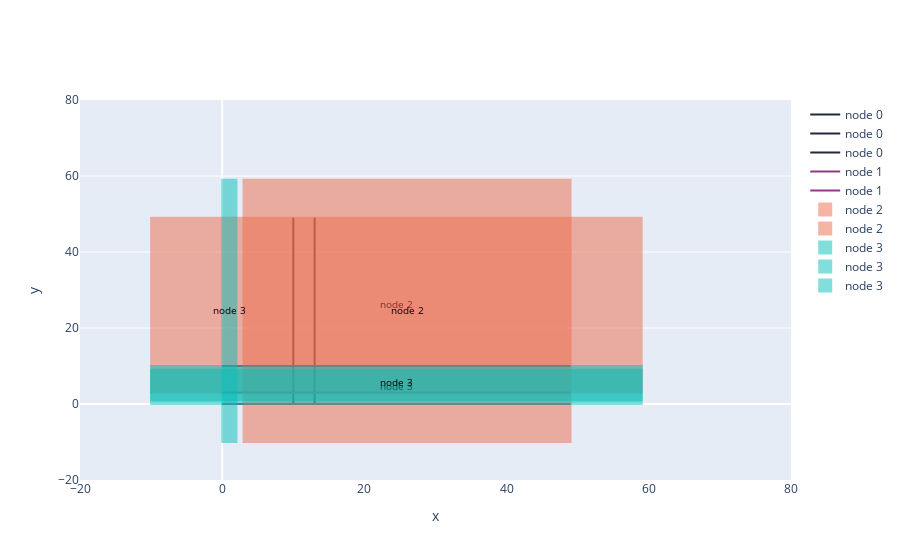

Here is the notebook cell this chart was saved with:
### Code cell
fig = go.Figure()
for ix, node in enumerate(s.graph.nodes):
    print(f"node {ix}")
    
    for face in s.graph.nodes[ix]["props"].faces.face_list:
        face.get_face_sols()
        face.create_viz_data()
        color = COLORWAY[ix]

        # print(face.viz_data)
        if face.viz_data and not face.orig_sols:
            if face.viz_type=="shape": # TODO make enum 
                print("shape")
                fig.add_shape(
                    face.viz_data,
                    showlegend=True,
                    type="rect",
                    line=dict(color=color),
                    fillcolor=color,
                    opacity=0.5,
                    name=f"node {ix}",
                    label=dict(
                        text=f"node {ix}",
                        # textposition="end",
                        font=dict(size=10, color="Black"),
                        # yanchor="top",
                ),
                    
                )
            elif face.viz_type == "lines":
                print("line")
                fig.add_trace(go.Scatter(face.viz_data, mode='lines', name=f"node {ix}", line=dict(color=color),)), 

fig.update_layout(xaxis_title='x',
                  yaxis_title='y',)

fig.update_xaxes(range=[-20, 80], showgrid=False)
fig.update_yaxes(range=[-20, 80])

### Figure 1 — Plotly figure (JSON) as saved in the notebook; plotly's stock layout.template omitted (floating-point values rounded to 4 significant figures)
{"data": [{"line": {"color": "#25283d"}, "mode": "lines", "name": "node 0", "type": "scatter", "x": [0, 1, 2, 3, 4, 5, 6, 7, 8, 9, 10, 11, 12, 13, 14, 15, 16, 17, 18, 19, 20, 21, 22, 23, 24, 25, 26, 27, 28, 29, 30, 31, 32, 33, 34, 35, 36, 37, 38, 39, 40, 41, 42, 43, 44, 45, 46, 47, 48, 49], "y": [10, 10, 10, 10, 10, 10, 10, 10, 10, 10, 10, 10, 10, 10, 10, 10, 10, 10, 10, 10, 10, 10, 10, 10, 10, 10, 10, 10, 10, 10, 10, 10, 10, 10, 10, 10, 10, 10, 10, 10, 10, 10, 10, 10, 10, 10, 10, 10, 10, 10]}, {"line": {"color": "#25283d"}, "mode": "lines", "name": "node 0", "type": "scatter", "x": [13, 13, 13, 13, 13, 13, 13, 13, 13, 13, 13, 13, 13, 13, 13, 13, 13, 13, 13, 13, 13, 13, 13, 13, 13, 13, 13, 13, 13, 13, 13, 13, 13, 13, 13, 13, 13, 13, 13, 13, 13, 13, 13, 13, 13, 13, 13, 13, 13, 13], "y": [0, 1, 2, 3, 4, 5, 6, 7, 8, 9, 10, 11, 12, 13, 14, 15, 16, 17, 18, 19, 20, 21, 22, 23, 24, 25, 26, 27, 28, 29, 30, 31, 32, 33, 34, 35, 36, 37, 38, 39, 40, 41, 42, 43, 44, 45, 46, 47, 48, 49]}, {"line": {"color": "#25283d"}, "mode": "lines", "name": "node 0", "type": "scatter", "x": [10, 10, 10, 10, 10, 10, 10, 10, 10, 10, 10, 10, 10, 10, 10, 10, 10, 10, 10, 10, 10, 10, 10, 10, 10, 10, 10, 10, 10, 10, 10, 10, 10, 10, 10, 10, 10, 10, 10, 10, 10, 10, 10, 10, 10, 10, 10, 10, 10, 10], "y": [0, 1, 2, 3, 4, 5, 6, 7, 8, 9, 10, 11, 12, 13, 14, 15, 16, 17, 18, 19, 20, 21, 22, 23, 24, 25, 26, 27, 28, 29, 30, 31, 32, 33, 34, 35, 36, 37, 38, 39, 40, 41, 42, 43, 44, 45, 46, 47, 48, 49]}, {"line": {"color": "#8f3985"}, "mode": "lines", "name": "node 1", "type": "scatter", "x": [0, 1, 2, 3, 4, 5, 6, 7, 8, 9, 10, 11, 12, 13, 14, 15, 16, 17, 18, 19, 20, 21, 22, 23, 24, 25, 26, 27, 28, 29, 30, 31, 32, 33, 34, 35, 36, 37, 38, 39, 40, 41, 42, 43, 44, 45, 46, 47, 48, 49], "y": [0, 0, 0, 0, 0, 0, 0, 0, 0, 0, 0, 0, 0, 0, 0, 0, 0, 0, 0, 0, 0, 0, 0, 0, 0, 0, 0, 0, 0, 0, 0, 0, 0, 0, 0, 0, 0, 0, 0, 0, 0, 0, 0, 0, 0, 0, 0, 0, 0, 0]}, {"line": {"color": "#8f3985"}, "mode": "lines", "name": "node 1", "type": "scatter", "x": [0, 1, 2, 3, 4, 5, 6, 7, 8, 9, 10, 11, 12, 13, 14, 15, 16, 17, 18, 19, 20, 21, 22, 23, 24, 25, 26, 27, 28, 29, 30, 31, 32, 33, 34, 35, 36, 37, 38, 39, 40, 41, 42, 43, 44, 45, 46, 47, 48, 49], "y": [3, 3, 3, 3, 3, 3, 3, 3, 3, 3, 3, 3, 3, 3, 3, 3, 3, 3, 3, 3, 3, 3, 3, 3, 3, 3, 3, 3, 3, 3, 3, 3, 3, 3, 3, 3, 3, 3, 3, 3, 3, 3, 3, 3, 3, 3, 3, 3, 3, 3]}], "layout": {"shapes": [{"fillcolor": "#ee6c4d", "label": {"font": {"color": "Black", "size": 10}, "text": "node 2"}, "line": {"color": "#ee6c4d"}, "name": "node 2", "opacity": 0.5, "showlegend": true, "type": "rect", "x0": -10, "x1": 59, "y0": 3, "y1": 49}, {"fillcolor": "#ee6c4d", "label": {"font": {"color": "Black", "size": 10}, "text": "node 2"}, "line": {"color": "#ee6c4d"}, "name": "node 2", "opacity": 0.5, "showlegend": true, "type": "rect", "x0": 3, "x1": 49, "y0": -10, "y1": 59}, {"fillcolor": "#07beb8", "label": {"font": {"color": "Black", "size": 10}, "text": "node 3"}, "line": {"color": "#07beb8"}, "name": "node 3", "opacity": 0.5, "showlegend": true, "type": "rect", "x0": -10, "x1": 59, "y0": 0, "y1": 9}, {"fillcolor": "#07beb8", "label": {"font": {"color": "Black", "size": 10}, "text": "node 3"}, "line": {"color": "#07beb8"}, "name": "node 3", "opacity": 0.5, "showlegend": true, "type": "rect", "x0": -10, "x1": 59, "y0": 1, "y1": 10}, {"fillcolor": "#07beb8", "label": {"font": {"color": "Black", "size": 10}, "text": "node 3"}, "line": {"color": "#07beb8"}, "name": "node 3", "opacity": 0.5, "showlegend": true, "type": "rect", "x0": 0, "x1": 2, "y0": -10, "y1": 59}], "xaxis": {"range": [-20, 80], "showgrid": false, "title": {"text": "x"}}, "yaxis": {"range": [-20, 80], "title": {"text": "y"}}}}
